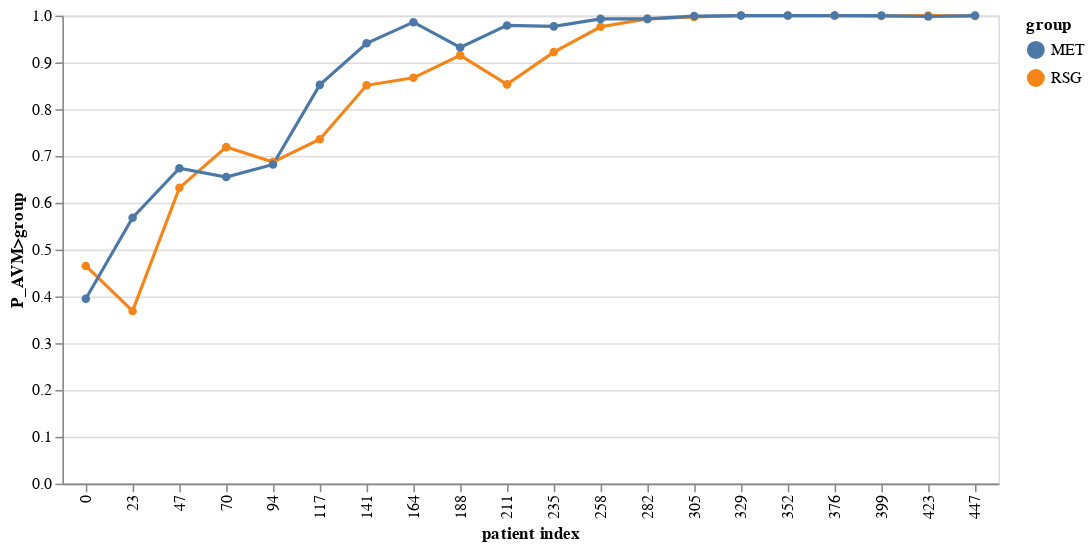

This figure's notebook cell:
### Code cell
prob_line = alt.Chart(prob_plot).mark_line(
    point=True
    ).encode(
        alt.Y('P_AVM>group'),
        alt.X('patient index:O'),
    alt.Color('group')
    ).properties(width=width, height=height)
prob_line

### Figure 1 — Vega-Lite specification as saved in the notebook (floating-point values rounded to 4 significant figures)
{"config": {"view": {"continuousWidth": 400, "continuousHeight": 300}}, "data": {"name": "data-348db03e8bc39d3dd9602a7c9fdcd60c"}, "mark": {"type": "line", "point": true}, "encoding": {"color": {"type": "nominal", "field": "group"}, "x": {"type": "ordinal", "field": "patient index"}, "y": {"type": "quantitative", "field": "P_AVM>group"}}, "height": 300, "width": 600, "$schema": "https://vega.github.io/schema/vega-lite/v4.8.1.json", "datasets": {"data-348db03e8bc39d3dd9602a7c9fdcd60c": [{"patient index": 0, "group": "RSG", "P_AVM>group": 0.465}, {"patient index": 23, "group": "RSG", "P_AVM>group": 0.369}, {"patient index": 47, "group": "RSG", "P_AVM>group": 0.632}, {"patient index": 70, "group": "RSG", "P_AVM>group": 0.719}, {"patient index": 94, "group": "RSG", "P_AVM>group": 0.687}, {"patient index": 117, "group": "RSG", "P_AVM>group": 0.736}, {"patient index": 141, "group": "RSG", "P_AVM>group": 0.851}, {"patient index": 164, "group": "RSG", "P_AVM>group": 0.867}, {"patient index": 188, "group": "RSG", "P_AVM>group": 0.915}, {"patient index": 211, "group": "RSG", "P_AVM>group": 0.853}, {"patient index": 235, "group": "RSG", "P_AVM>group": 0.922}, {"patient index": 258, "group": "RSG", "P_AVM>group": 0.976}, {"patient index": 282, "group": "RSG", "P_AVM>group": 0.993}, {"patient index": 305, "group": "RSG", "P_AVM>group": 0.997}, {"patient index": 329, "group": "RSG", "P_AVM>group": 1.0}, {"patient index": 352, "group": "RSG", "P_AVM>group": 1.0}, {"patient index": 376, "group": "RSG", "P_AVM>group": 1.0}, {"patient index": 399, "group": "RSG", "P_AVM>group": 0.999}, {"patient index": 423, "group": "RSG", "P_AVM>group": 1.0}, {"patient index": 447, "group": "RSG", "P_AVM>group": 0.999}, {"patient index": 0, "group": "MET", "P_AVM>group": 0.395}, {"patient index": 23, "group": "MET", "P_AVM>group": 0.568}, {"patient index": 47, "group": "MET", "P_AVM>group": 0.674}, {"patient index": 70, "group": "MET", "P_AVM>group": 0.655}, {"patient index": 94, "group": "MET", "P_AVM>group": 0.682}, {"patient index": 117, "group": "MET", "P_AVM>group": 0.852}, {"patient index": 141, "group": "MET", "P_AVM>group": 0.941}, {"patient index": 164, "group": "MET", "P_AVM>group": 0.986}, {"patient index": 188, "group": "MET", "P_AVM>group": 0.932}, {"patient index": 211, "group": "MET", "P_AVM>group": 0.979}, {"patient index": 235, "group": "MET", "P_AVM>group": 0.977}, {"patient index": 258, "group": "MET", "P_AVM>group": 0.993}, {"patient index": 282, "group": "MET", "P_AVM>group": 0.993}, {"patient index": 305, "group": "MET", "P_AVM>group": 0.999}, {"patient index": 329, "group": "MET", "P_AVM>group": 1.0}, {"patient index": 352, "group": "MET", "P_AVM>group": 1.0}, {"patient index": 376, "group": "MET", "P_AVM>group": 1.0}, {"patient index": 399, "group": "MET", "P_AVM>group": 1.0}, {"patient index": 423, "group": "MET", "P_AVM>group": 0.998}, {"patient index": 447, "group": "MET", "P_AVM>group": 1.0}]}}
